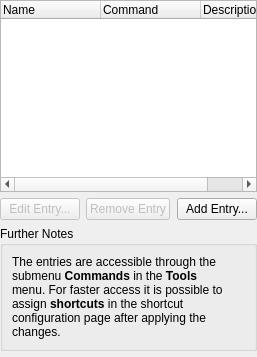
<?xml version="1.0" encoding="UTF-8"?>
<ui version="4.0">
 <class>CmdBindingConfigWidget</class>
 <widget class="QWidget" name="CmdBindingConfigWidget">
  <layout class="QVBoxLayout">
   <property name="margin">
    <number>0</number>
   </property>
   <item>
    <widget class="QTreeWidget" name="treeWidget">
     <property name="sizePolicy">
      <sizepolicy hsizetype="Expanding" vsizetype="Expanding">
       <horstretch>0</horstretch>
       <verstretch>1</verstretch>
      </sizepolicy>
     </property>
     <property name="rootIsDecorated">
      <bool>false</bool>
     </property>
     <column>
      <property name="text">
       <string>Name</string>
      </property>
     </column>
     <column>
      <property name="text">
       <string>Command</string>
      </property>
     </column>
     <column>
      <property name="text">
       <string>Description</string>
      </property>
     </column>
    </widget>
   </item>
   <item>
    <layout class="QHBoxLayout">
     <property name="margin">
      <number>0</number>
     </property>
     <item>
      <widget class="QPushButton" name="btnEditEntry">
       <property name="enabled">
        <bool>false</bool>
       </property>
       <property name="text">
        <string>Edit Entry...</string>
       </property>
      </widget>
     </item>
     <item>
      <widget class="QPushButton" name="btnRemoveEntry">
       <property name="enabled">
        <bool>false</bool>
       </property>
       <property name="text">
        <string>Remove Entry</string>
       </property>
      </widget>
     </item>
     <item>
      <spacer>
       <property name="orientation">
        <enum>Qt::Horizontal</enum>
       </property>
       <property name="sizeHint" stdset="0">
        <size>
         <width>1</width>
         <height>0</height>
        </size>
       </property>
      </spacer>
     </item>
     <item>
      <widget class="QPushButton" name="btnAddEntry">
       <property name="text">
        <string>Add Entry...</string>
       </property>
      </widget>
     </item>
    </layout>
   </item>
   <item>
    <widget class="QGroupBox" name="gbNotes">
     <property name="sizePolicy">
      <sizepolicy hsizetype="Preferred" vsizetype="MinimumExpanding">
       <horstretch>0</horstretch>
       <verstretch>0</verstretch>
      </sizepolicy>
     </property>
     <property name="title">
      <string>Further Notes</string>
     </property>
     <property name="flat">
      <bool>true</bool>
     </property>
     <layout class="QHBoxLayout">
      <item>
       <widget class="QLabel" name="lblNotes">
        <property name="sizePolicy">
         <sizepolicy hsizetype="Expanding" vsizetype="MinimumExpanding">
          <horstretch>0</horstretch>
          <verstretch>0</verstretch>
         </sizepolicy>
        </property>
        <property name="text">
         <string>&lt;p&gt;The entries are accessible through the submenu &lt;b&gt;Commands&lt;/b&gt; in the &lt;b&gt;Tools&lt;/b&gt; menu. For faster access it is possible to assign &lt;b&gt;shortcuts&lt;/b&gt; in the shortcut configuration page after applying the changes.&lt;/p&gt;</string>
        </property>
        <property name="textFormat">
         <enum>Qt::RichText</enum>
        </property>
        <property name="wordWrap">
         <bool>true</bool>
        </property>
       </widget>
      </item>
      <item>
       <layout class="QVBoxLayout">
        <property name="margin">
         <number>0</number>
        </property>
        <item>
         <widget class="QLabel" name="lblIcon">
          <property name="sizePolicy">
           <sizepolicy hsizetype="Minimum" vsizetype="Minimum">
            <horstretch>0</horstretch>
            <verstretch>0</verstretch>
           </sizepolicy>
          </property>
         </widget>
        </item>
        <item>
         <spacer>
          <property name="orientation">
           <enum>Qt::Vertical</enum>
          </property>
          <property name="sizeHint" stdset="0">
           <size>
            <width>0</width>
            <height>1</height>
           </size>
          </property>
         </spacer>
        </item>
       </layout>
      </item>
     </layout>
    </widget>
   </item>
   <item>
    <widget class="KSeparator" name="kseparator">
     <property name="orientation">
      <enum>Qt::Vertical</enum>
     </property>
    </widget>
   </item>
  </layout>
 </widget>
 <customwidgets>
  <customwidget>
   <class>KSeparator</class>
   <extends>QFrame</extends>
   <header>kseparator.h</header>
  </customwidget>
 </customwidgets>
 <tabstops>
  <tabstop>treeWidget</tabstop>
  <tabstop>btnAddEntry</tabstop>
  <tabstop>btnRemoveEntry</tabstop>
  <tabstop>btnEditEntry</tabstop>
 </tabstops>
 <connections/>
</ui>
